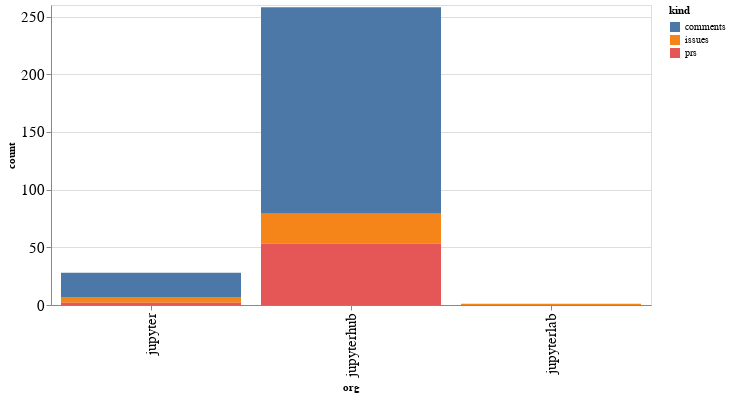

Notebook source saved alongside this figure:
### Code cell
alt.Chart(org_summaries, width=600).mark_bar().encode(
    x='org',
    y='count',
    color='kind',
    tooltip="org"
)

### Figure 1 — Vega-Lite specification as saved in the notebook (floating-point values rounded to 4 significant figures)
{"config": {"axisLeft": {"labelFontSize": 15}, "axisBottom": {"labelFontSize": 15}}, "data": {"name": "data-03196c66e11bd3e0e36cc0027a502a97"}, "mark": "bar", "encoding": {"color": {"type": "nominal", "field": "kind"}, "tooltip": {"type": "nominal", "field": "org"}, "x": {"type": "nominal", "field": "org"}, "y": {"type": "quantitative", "field": "count"}}, "width": 600, "$schema": "https://vega.github.io/schema/vega-lite/v4.8.1.json", "datasets": {"data-03196c66e11bd3e0e36cc0027a502a97": [{"org": "jupyter", "kind": "comments", "count": 21}, {"org": "jupyter", "kind": "issues", "count": 5}, {"org": "jupyter", "kind": "prs", "count": 2}, {"org": "jupyterhub", "kind": "comments", "count": 179}, {"org": "jupyterhub", "kind": "issues", "count": 26}, {"org": "jupyterhub", "kind": "prs", "count": 53}, {"org": "jupyterlab", "kind": "issues", "count": 1}]}}
